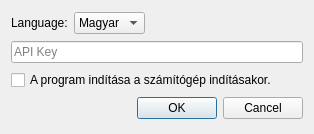
<?xml version="1.0" encoding="UTF-8"?>
<ui version="4.0">
 <class>Dialog</class>
 <widget class="QDialog" name="Dialog">
  <property name="geometry">
   <rect>
    <x>0</x>
    <y>0</y>
    <width>314</width>
    <height>134</height>
   </rect>
  </property>
  <property name="sizePolicy">
   <sizepolicy hsizetype="Fixed" vsizetype="Fixed">
    <horstretch>0</horstretch>
    <verstretch>0</verstretch>
   </sizepolicy>
  </property>
  <property name="minimumSize">
   <size>
    <width>314</width>
    <height>134</height>
   </size>
  </property>
  <property name="maximumSize">
   <size>
    <width>314</width>
    <height>134</height>
   </size>
  </property>
  <property name="windowTitle">
   <string>Dialog</string>
  </property>
  <layout class="QVBoxLayout" name="verticalLayout">
   <item>
    <layout class="QHBoxLayout" name="horizontalLayout">
     <item>
      <widget class="QLabel" name="label">
       <property name="sizePolicy">
        <sizepolicy hsizetype="Minimum" vsizetype="Minimum">
         <horstretch>0</horstretch>
         <verstretch>0</verstretch>
        </sizepolicy>
       </property>
       <property name="text">
        <string>Language:</string>
       </property>
       <property name="alignment">
        <set>Qt::AlignLeading|Qt::AlignLeft|Qt::AlignVCenter</set>
       </property>
      </widget>
     </item>
     <item>
      <widget class="QComboBox" name="languageBox">
       <item>
        <property name="text">
         <string>Magyar</string>
        </property>
       </item>
       <item>
        <property name="text">
         <string>English</string>
        </property>
       </item>
      </widget>
     </item>
     <item>
      <spacer name="horizontalSpacer">
       <property name="orientation">
        <enum>Qt::Horizontal</enum>
       </property>
       <property name="sizeHint" stdset="0">
        <size>
         <width>40</width>
         <height>20</height>
        </size>
       </property>
      </spacer>
     </item>
    </layout>
   </item>
   <item>
    <widget class="QLineEdit" name="lineEdit">
     <property name="placeholderText">
      <string>API Key</string>
     </property>
    </widget>
   </item>
   <item alignment="Qt::AlignLeft">
    <widget class="QCheckBox" name="startBox">
     <property name="text">
      <string>A program indítása a számítógép indításakor.</string>
     </property>
    </widget>
   </item>
   <item>
    <widget class="QDialogButtonBox" name="okCancelButton">
     <property name="orientation">
      <enum>Qt::Horizontal</enum>
     </property>
     <property name="standardButtons">
      <set>QDialogButtonBox::Cancel|QDialogButtonBox::Ok</set>
     </property>
    </widget>
   </item>
  </layout>
 </widget>
 <resources/>
 <connections>
  <connection>
   <sender>okCancelButton</sender>
   <signal>accepted()</signal>
   <receiver>Dialog</receiver>
   <slot>accept()</slot>
   <hints>
    <hint type="sourcelabel">
     <x>248</x>
     <y>254</y>
    </hint>
    <hint type="destinationlabel">
     <x>157</x>
     <y>274</y>
    </hint>
   </hints>
  </connection>
  <connection>
   <sender>okCancelButton</sender>
   <signal>rejected()</signal>
   <receiver>Dialog</receiver>
   <slot>reject()</slot>
   <hints>
    <hint type="sourcelabel">
     <x>316</x>
     <y>260</y>
    </hint>
    <hint type="destinationlabel">
     <x>286</x>
     <y>274</y>
    </hint>
   </hints>
  </connection>
 </connections>
</ui>
